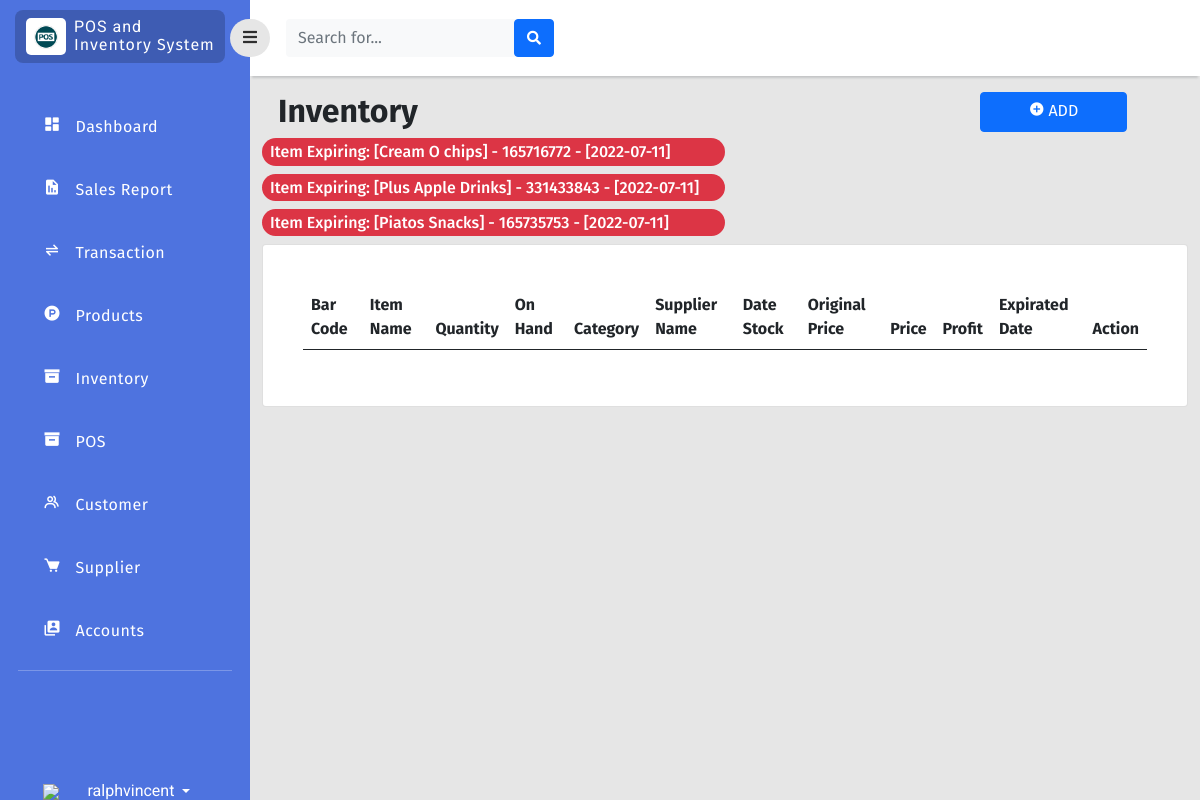
Before: /php/inventory.php (signed in) with the older database file.
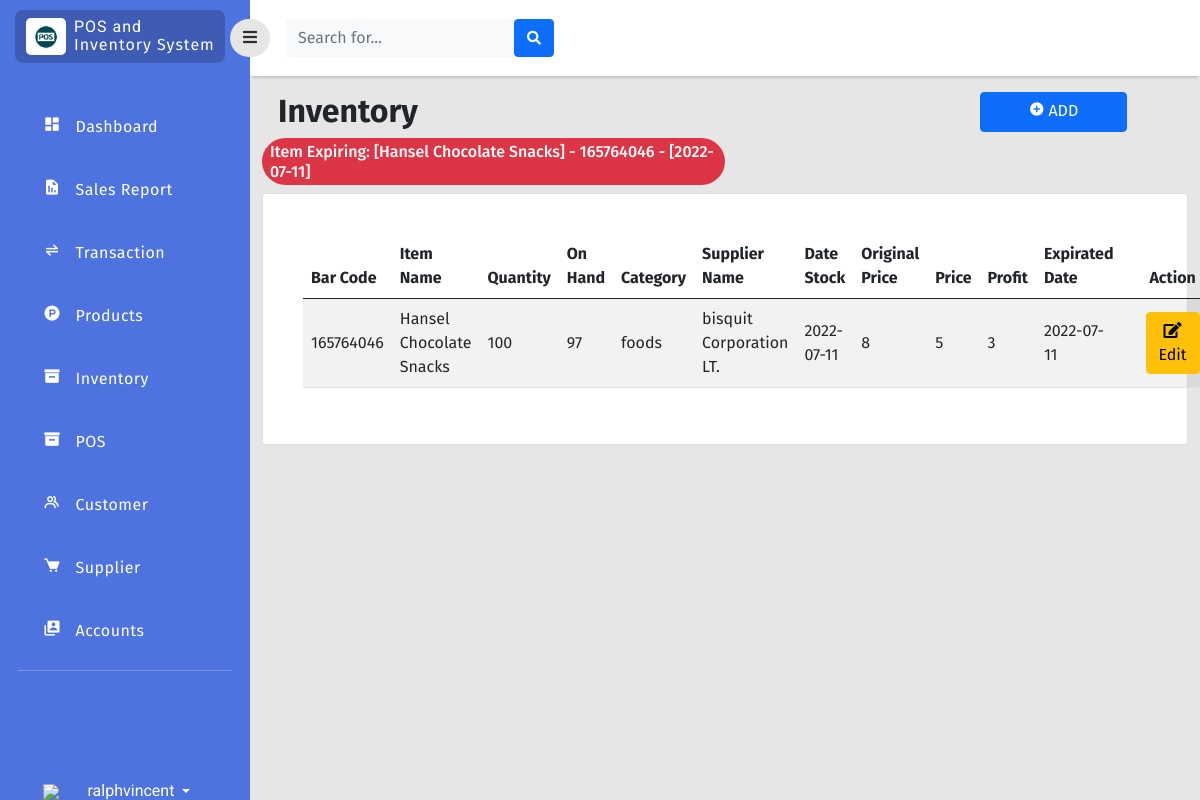
After: the same page with the newer database file.
### tables this page shows
CREATE TABLE `inventory` (
  `item_id` bigint(11) NOT NULL,
  `bar_code` bigint(11) NOT NULL,
  `item_name` varchar(255) NOT NULL,
  `quantity` int(11) NOT NULL,
  `price` double NOT NULL,
  `orignal_price` double NOT NULL,
  `profit` double NOT NULL,
  `on_hand` int(11) NOT NULL,
  `category_id` int(11) NOT NULL,
  `supplier_id` int(11) NOT NULL,
  `stock_in` date NOT NULL,
  `date_expired` date NOT NULL,
  `status` enum('active','archive') NOT NULL
);

CREATE TABLE `category` (
  `category_id` int(11) NOT NULL,
  `category_name` enum('foods','drinks') NOT NULL
);

CREATE TABLE `supplier` (
  `supplier_id` int(11) NOT NULL,
  `company_name` varchar(255) NOT NULL,
  `location_id` int(255) NOT NULL,
  `phone_no` int(11) NOT NULL
);

### php/inventory.php (the view, shortened to what this page needs)
<?php
function createRandomPassword() {
    $chars = "003232303232023232023456789";
    $i = 0;
    $pass = '' ;
    while ($i <= 7) {
        $num = rand() % 33;
        $tmp = substr($chars, $num, 1);
        $pass = $pass . $tmp;
        $i++;
    }
    return $pass;
}
$finalcode='RS-'.createRandomPassword();
include 'connection.php';
?>
<!doctype html>
<html lang="en">
  <head>
    <link href="https://cdn.jsdelivr.net/npm/bootstrap@5.0.2/dist/css/bootstrap.min.css" rel="stylesheet"
>
    <link rel="stylesheet" type="text/css" href="../style/dash.css">
    <link
      href="https://cdnjs.cloudflare.com/ajax/libs/font-awesome/5.15.1/css/all.min.css"
      rel="stylesheet"
    />
    <link href='https://unpkg.com/boxicons@2.1.2/css/boxicons.min.css' rel='stylesheet'>
    </head>
    <body>
    <div class="page">
        <div class="sidebar">
            <div class="sidebar-header">
                <div class="sidebar-logo-container">
                    <div class="logo-container">
                        <img class="logo-sidebar" src="../image/logo.png" />
                    </div>
                    <div class="sys-name-container mt-2">
                        <p class="sys-name">
                            POS and <br>
                            <span class="brand-subname">
                            Inventory System
                            </span>
                        </p>
                    </div>
                </div>
            </div>
            <div class="sidebar-body">
                <ul class="navigation-list">
                    <li class="navigation-list-item">
                        <a class="navigation-link" href="dashboard.php">
                            <div class="row">
                                <div class="col-2">
                                    <i class='bx bxs-dashboard'></i>
                                </div>
                                <div class="col-9">
                                    Dashboard
                                </div>
                            </div>
                        </a>
                    </li>
                    <li class="navigation-list-item">
                        <a class="navigation-link" href="transaction_report.php?sales=0&trans=0">
                            <div class="row">
                                <div class="col-2">
                                    <i class='bx bxs-report'></i>
                                </div>
                                <div class="col-9">
                                    Sales Report
                                </div>
                            </div>
                        </a>
                    </li>
                    <li class="navigation-list-item">
                        <a class="navigation-link" href="transaction.php">
                            <div class="row">
                                <div class="col-2">
                                    <i class='bx bx-transfer-alt'></i>
                                </div>
                                <div class="col-9">
                                    Transaction
                                </div>
                            </div>
                        </a>
                    </li>
                    <li class="navigation-list-item">
                        <a class="navigation-link" href="product.php">
                            <div class="row">
                                <div class="col-2">
                                    <i class='bx bxl-product-hunt' ></i>
                                </div>
                                <div class="col-9">
                                    Products
                                </div>
                            </div>
                        </a>
                    </li>
                     <li class="navigation-list-item">
                        <a class="navigation-link" href="inventory.php">
                            <div class="row">
                                <div class="col-2">
                                    <i class='bx bxs-box'></i>
                                </div>
                                <div class="col-9">
                                    Inventory
                                </div>
                            </div>
                        </a>
                    </li>
                    <li class="navigation-list-item">
                        <a class="navigation-link" href="../cashier/dashboard.php?invoice=<?php echo $finalcode;  ?>">
                            <div class="row">
                                <div class="col-2">
                                    <i class='bx bxs-box'></i>
                                </div>
                                <div class="col-9">
                                    POS
                                </div>
                            </div>
                        </a>
                    </li>
                    <li class="navigation-list-item">
                        <a class="navigation-link" href="customer.php">
                            <div class="row">
                                <div class="col-2">
                                    <i class='bx bx-group'></i>
                                </div>
                                <div class="col-9">
                                    Customer
                                </div>
                            </div>
                        </a>
                    </li>
                    <li class="navigation-list-item">
                        <a class="navigation-link" href="supplier.php">
                            <div class="row">
                                <div class="col-2">
                                    <i class='bx bxs-cart' ></i>
                                </div>
                                <div class="col-9">
                                    Supplier
                                </div>
                            </div>
                        </a>
                    </li>
                    <li class="navigation-list-item">
                        <a class="navigation-link" href="user_manager.php">
                            <div class="row">
                                <div class="col-2">
                                    <i class='bx bxs-user-account'></i>
                                </div>
                                <div class="col-9">
                                    Accounts
                                </div>
                            </div>
                        </a>
                    </li>
                    <hr style="color:rgb(255, 255, 255);margin-top:10px;">
                    <li class="navigation-list-item" style="margin-top: 45%;">
                        <div class="dropdown pb-1">
                            <a href="#" class="d-flex align-items-center text-white text-decoration-none dropdown-toggle" id="dropdownUser1" data-bs-toggle="dropdown" aria-expanded="false">
                                <div class="col-2">
                                    <img src="../image/user_35px.png" />
                                </div>
                                <span class="d-none d-sm-inline mx-1 ms-3"><?php echo $_SESSION["username"];  ?></span>
                            </a>
                        </div>
                    </li>
                </ul>
            </div>
        </div>
        <div class="content">
            <div class="navigationBar">
                <button id="sidebarToggle" class="btn sidebarToggle">
                    <i class="fas fa-bars"></i>
                </button>
                <form class="d-none d-sm-inline-block form-inline mr-auto ml-md-3 my-2 my-md-0 mw-100 navbar-search ms-3">
                    <div class="input-group">
                        <input type="text" class="form-control bg-light border-0 small" placeholder="Search for..."aria-label="Search" aria-describedby="basic-addon2"id="SearchMo" onkeyup="myFunction()">
                        <div class="input-group-append">
                            <button class="btn btn-primary" type="button">
                                <i class="fas fa-search fa-sm"></i>
                            </button>
                        </div>
                    </div>
                </form>
            </div>
            <div class="col py-3 d-flex justify-content-center overflow-auto">
                 <div class="container-fluid">
                <div class="row">
                        <div class="col d-flex justify-content">
                            <br>
                            <div class="w-50">
                                <h2 class="text-dark text-start ps-3 fw-bold">Inventory </h2>
                            </div>
                            <div class="position-left w-50">
                                <button type="button" class="btn btn-primary px-5 pb-2" data-bs-toggle="modal" data-bs-target="#create" style="margin-left: 55%;"><b><i class='bx bxs-plus-circle'></i> </b> ADD</button>
                            </div>
                        </div>
                    </div>
                    <?php
                            $expired = mysqli_query($con, "SELECT * FROM inventory WHERE (( date_expired - INTERVAL 8 DAY) <= current_date()) ORDER BY date_expired asc");
                            while($row = mysqli_fetch_array($expired)) { ?>
                            <h6 class="bg-danger p-1 ps-2 text-white rounded-pill w-50">Item Expiring: [<?php echo $row['item_name']. "] - " .$row['bar_code']. " - [" .$row['date_expired']; ?>]</h6>
                            <?php
                            }
                            ?>
                    <div class="row">
                        <div class="col ">
                            <div class="card">
                                <div class="card-body rounded-3 m-4 table-responsive-sm">
                                    <table class="table table-striped align-middle" id="InventoryTab">
                                        <thead>
                                            <tr>
                                                <th scope="col">Bar Code</th>
                                                <th scope="col">Item Name</th>
                                                <th scope="col">Quantity</th>
                                                <th scope="col">On Hand</th>
                                                <th scope="col">Category</th>
                                                <th scope="col">Supplier Name</th>
                                                <th scope="col">Date Stock</th>
                                                <th scope="col">Original Price</th>
                                                <th scope="col">Price</th>
                                                <th scope="col">Profit</th>
                                                <th scope="col">Expirated Date</th>
                                                <th scope="col" style="text-align: center;">Action</th>
                                            </tr>
                                        </thead>
                                        <tbody>
                                            <?php
                                            $query_run = mysqli_query($con,"SELECT * FROM inventory WHERE status = 'active'");
                                            $sql_run = mysqli_query($con,"SELECT * FROM category,inventory WHERE(category.category_id=inventory.category_id)");
                                            $sup_run = mysqli_query($con,"SELECT * FROM supplier,inventory WHERE(supplier.supplier_id=inventory.supplier_id)");
                                            while ($row=mysqli_fetch_assoc($query_run) AND $rows=mysqli_fetch_assoc($sql_run) AND $raw=mysqli_fetch_assoc($sup_run)) { ?>
                                            <tr>
                                                <td><?php echo $row['bar_code'];  ?></td>
                                                <td><?php echo $row['item_name'];  ?></td>
                                                <td ><?php echo $row['quantity'];  ?></td>
                                                <td><?php echo $row['on_hand'];  ?></td>
                                                <td ><?php echo $rows['category_name'];  ?></td>
                                                <td><?php echo $raw['company_name'];  ?></td>
                                                <td><?php echo $row['stock_in'];  ?></td>
                                                <td ><?php echo $row['orignal_price'];  ?></td>
                                                <td ><?php echo $row['price'];  ?></td>
                                                <td ><?php echo $row['profit'];  ?></td>
                                                <td ><?php echo $row['date_expired'];  ?></td>
                                                <td>
                                                    <div class="d-flex flex-row justify-content-center">
                                                        <button class="btn btn-warning editbtn mx-3" data-toggle="modal" type="button"><i class="fas fa-edit" data-toggle="tooltip" title="edit"></i>Edit</button>
                                                </td>
                                            </tr>
                                        <?php }  ?>
                                        </tbody>
                                    </table>
                                </div>
                            </div>
                        </div>
                    </div>
                </div>
            </div>
        </div>
    </div>
</body>
</html>

### style/dash.css (style rules this page uses)
* { font-family: 'Fira Sans', sans-serif; }
body { background-color: #e6e6e6; }
.page .sidebar { background: rgb(78, 115, 223); position: fixed; top: 0; left: 0; width: 250px; height: 100vh; overflow-y: auto; overflow-x: hidden; transition: all 0.3s ease; }
.page .content { margin-left: 250px; transition: all 0.3s ease; }
.navigationBar { background-color: white; height: 50px; display: flex; padding: 38px 0px; align-items: center; box-shadow: 0 4px 2px -2px #c5c6c7; }
.sidebarToggle { font-size: 16px; color: rgb(0, 0, 0, 0.8); margin-left: -20px; z-index: 999; border-radius: 50px; background-color: #e6e6e6; transition: all 0.3s ease; outline: none!important; box-shadow: none!important; }
.sidebar-header { padding: 10px 25px 10px 15px; }
.sidebar-logo-container { background-color: rgb(0, 0, 0, 0.2); border-radius: 8px; padding-left: 3px; display: flex; }
.logo-container { max-width: 40px; background-color: #fff; border-radius: 5px; margin: 8px; padding: 6px 8px; }
.logo-sidebar { width: 100%; height: auto; }
.sys-name { color: white; margin: 0px; line-height: 1.1rem; font-size: 16px; letter-spacing: 1px; font-family: 'Roboto', sans-serif; }
.navigation-list { list-style-type:none; padding: 0px 18px; margin-top: 30px; }
.navigation-list-item { padding: 12px 18px 12px 25px; margin: 15px 0px; border-radius: 8px; }
.navigation-link { color: #fff; letter-spacing: 0.5px; font-weight: 400; text-decoration: none; font-size: 16px; font-family: 'Roboto', sans-serif; }
.navigation-link i { font-size: 18px; color: #fff; }
.navigation-list-item .dropdown span { text-decoration: none; font-size: 16px; font-family: 'Roboto', sans-serif; }

Changed rows visible on the page:
removed inventory: item_name "Cream O chips", bar_code "165716772", date_expired "2022-07-11", shown under "Inventory"
removed inventory: item_name "Plus Apple Drinks", bar_code "331433843", date_expired "2022-07-11", shown under "Inventory"
changed inventory: item_name "Piatos Snacks" → "Hansel Chocolate Snacks"; bar_code "165735753" → "165764046"
added inventory: $row['bar_code'] "165764046", $row['item_name'] "Hansel Chocolate Snacks", $row['quantity'] "100", $row['on_hand'] "97", category.category_name "foods", supplier.company_name "bisquit Corporation LT.", $row['stock_in'] "2022-07-11", $row['orignal_price'] "8", $row['price'] "5", $row['profit'] "3", $row['date_expired'] "2022-07-11"
